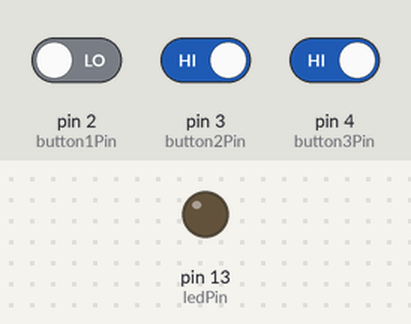
A sketch run on a simulated Arduino Uno, built with avr-gcc and run on an emulated ATmega328P. On the bench: output pins drawn as LEDs (lit = HIGH). The test bench sets the inputs (shaded band); at power-on: pin 2 (button1Pin) LOW, pin 3 (button2Pin) HIGH, pin 4 (button3Pin) HIGH.

Above: at 1.2 s.
1.3 s: pin 2 (button1Pin) driven HIGH and pin 3 (button2Pin) driven LOW and pin 4 (button3Pin) driven LOW
At 2.5 s:
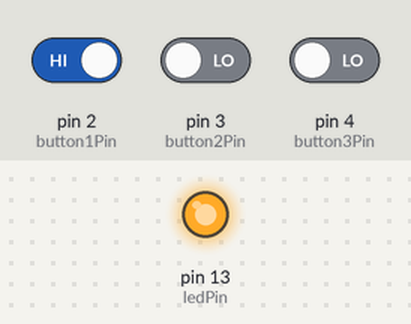
2.8 s: pin 2 (button1Pin) driven LOW
At 3.6 s:
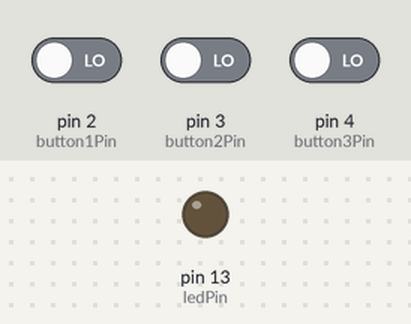
4.3 s: pin 2 (button1Pin) driven HIGH
At 4.8 s:
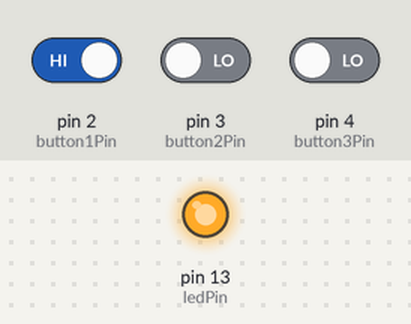
Timing chart, 0 to 7.3 s (numbered marks = the images above; inputs shaded):
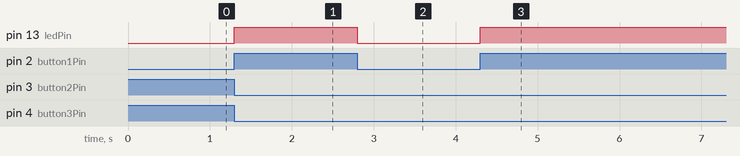

Measured:
- after the input at 1.3 s, pin 13 (ledPin): LOW → HIGH at once
- after the input at 2.8 s, pin 13 (ledPin): HIGH → LOW at once
- after the input at 4.3 s, pin 13 (ledPin): LOW → HIGH at once

The sketch:

HW12.ino
```cpp
int button1Pin = 2; // Connect button 1 to pin 2
int button2Pin = 3; // Connect button 2 to pin 3
int button3Pin = 4; // Connect button 3 to pin 4
int ledPin = 13; // Connect LED to pin 13

void setup() {
  pinMode(button1Pin, INPUT);
  pinMode(button2Pin, INPUT);
  pinMode(button3Pin, INPUT);
  pinMode(ledPin, OUTPUT);
    Serial.begin(9600);
}

void loop() {
  if (Serial.available() > 0) {
    char signal = Serial.read();
    if (signal == '1') {

       digitalWrite(ledPin, HIGH);
    } else if (signal == '0') {
      // Turn off the LED
      digitalWrite(ledPin, LOW);
    }
  }
  // Read button inputs
  int button1State = digitalRead(button1Pin);
  int button2State = digitalRead(button2Pin);
  int button3State = digitalRead(button3Pin);

  // Check if the correct sequence of buttons is pressed
  if (button1State == HIGH && button2State == LOW && button3State == LOW) {
    // Turn on the LED
    digitalWrite(ledPin, HIGH);
  } else {
    // Turn off the LED
    digitalWrite(ledPin, LOW);
  }
}
```
